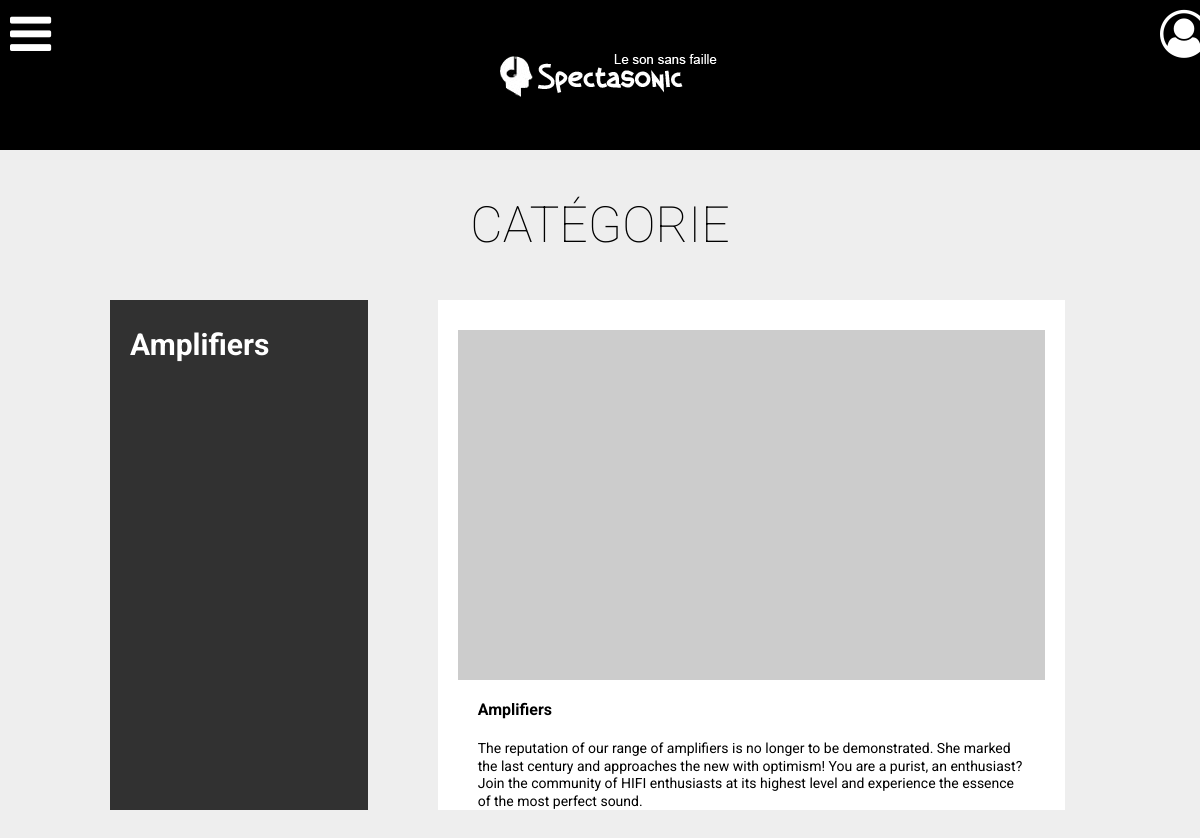
/CategArticle/showCateg.php?categ=1, run on an earlier commit of the app's database.
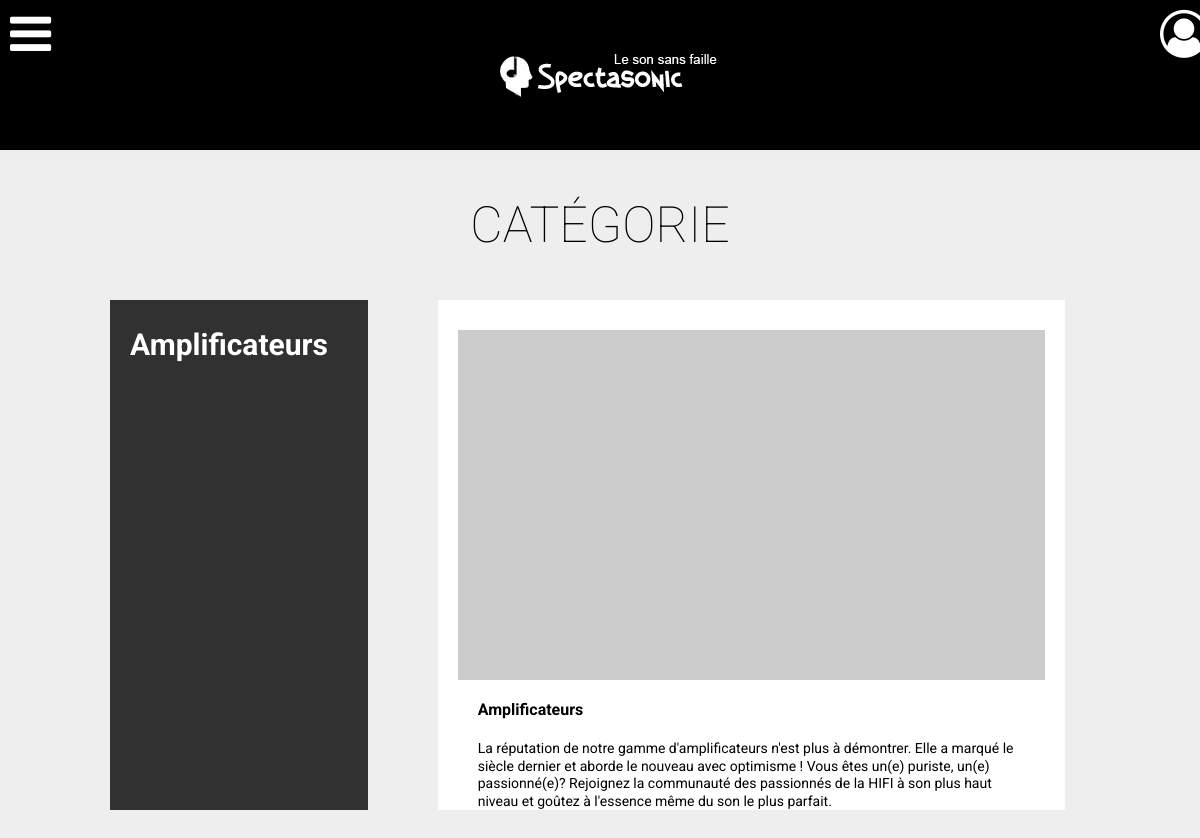
And on a later commit of the database.
### tables this page shows
CREATE TABLE IF NOT EXISTS `article_category` (
  `code` INT(11) NOT NULL,
  `name` VARCHAR(50) CHARACTER SET 'utf8' COLLATE 'utf8_unicode_ci' NOT NULL,
  `description` LONGTEXT CHARACTER SET 'utf8' COLLATE 'utf8_unicode_ci' NULL DEFAULT NULL,
  `language_id_language` INT(11) NOT NULL,
  PRIMARY KEY (`code`, `language_id_language`),
  INDEX `fk_article_category_language1_idx` (`language_id_language` ASC),
  CONSTRAINT `fk_article_category_language1`
    FOREIGN KEY (`language_id_language`)
    REFERENCES `language` (`id_language`)
    ON DELETE CASCADE
    ON UPDATE CASCADE);

### Class/Functions.php (called while the page is built, shortened)
<?php
require_once("DbConnection.php");
require_once("ProductCategs.php");
Class Functions{
  private $productCategs;
  function __construct(){
    $this->_DB = new DbConnection();
    $this->productCategs = new ProductCategs($this->_DB);
  }
  function getProductCategByID($categId)
  {
    return $this->productCategs->getProductCategByID($categId);
  }
}

### Class/ProductCategs.php (called while the page is built, shortened)
<?php
class ProductCategs {
   private $DB;
   function __construct($DB) {
     $this->DB = $DB;
   }
   public function getProductCategByID($categID)
   {
     $sql = "SELECT * FROM article_category WHERE code = :categId";
     $array = array(
       ':categId' => $categID);
     $sth = $this->DB->query($sql, $array);
     return $sth->fetchAll(PDO::FETCH_ASSOC);
   }
 }

### Class/DbConnection.php (called while the page is built, shortened)
<?php
class DbConnection {
    private $dsn = 'mysql:dbname=pepsi2;host=localhost';
    private  $user = 'admin';
    private  $password = '1234';
    private $dbh = false;
    public function dbConect(){
      if ( ! $this->dbh ){
        try {
          $this->dbh = new PDO($this->dsn, $this->user, $this->password, array(PDO::ATTR_ERRMODE => PDO::ERRMODE_WARNING));
          $this->dbh->exec('SET NAMES UTF8');
        } catch (PDOException $e) {
          die('Connexion échouée : ' . $e->getMessage());
        }
      }
    }
    public function query($stat, $arg = false)
    {
      try {
        if ($arg) {
            $req = $this->dbh->prepare($stat);
            $req->execute($arg);
        } else {
            $req = $this->dbh->query($stat);
        }
        if(strtoupper(explode(" ", $stat)[0]) == "INSERT"){
          return $this->dbh->lastInsertId();
        }
        elseif(strtoupper(explode(" ", $stat)[0]) == "UPDATE" || strtoupper(explode(" ", $stat)[0]) == "DELETE") {
          return $req->rowCount();
        }
        else
        {
          return $req;
        }
      } catch (PDOException $e) {
        die('Problème rencontré lors de l execution de la requete : ' . $e->getMessage());
      }
    }
}

### CategArticle/showCateg.php (the view, shortened to what this page needs)
<?php
  include '../header.php';
  include "../Class/Functions.php";
  $lstFunctions = new Functions();
  if(isset($_GET['categ'])){
      $currentCateg = $lstFunctions->getProductCategByID($_GET['categ'])[0];
    ?>
      <div class="wrap">
        <h1 class="wow fadeIn">Catégorie</h1>
        <section class="catalogue_products wow fadeInUp">
            <article class="catalogue_products_title back">
                <h2><?php echo $currentCateg['name']; ?></h2>
            </article>
            <div class="catalogue_products_wrap">
              <article class="article_products_display">
                  <a class="article_img_link"><img src="http://lorempixel.com/output/city-q-c-250-175-4.jpg" /></a>
                  <div class="article_products_display_details">
                      <p class="article_products_display_details_title"><?php echo $currentCateg['name']; ?></p>
                      <p><?php echo $currentCateg['description']; ?></p>
                  </div>
              </article>
            </div>
        </section>
      </div>
    <?php
}
else {
  header("Location: lstCategs.php");
}
  include '../footer.php';
?>

What changed in the data, as far as the page shows it:
no longer on this page (row unchanged): article_category: name "Amplifiers", description "The reputation of our range of amplifiers is no longer to be demonstrated. She marked the last century and approaches the new with optimism! You are a purist, an enthusiast? Join the community of HIFI enthusiasts at its highest level and experience the essence of the most perfect sound."
added article_category: name "Amplificateurs", description "La réputation de notre gamme d'amplificateurs n'est plus à démontrer. Elle a marqué le siècle dernier et aborde le nouveau avec optimisme ! Vous êtes un(e) puriste, un(e) passionné(e)? Rejoignez la communauté des passionnés de la HIFI à son plus haut niveau et goûtez à l'essence même du son le plus parfait."
